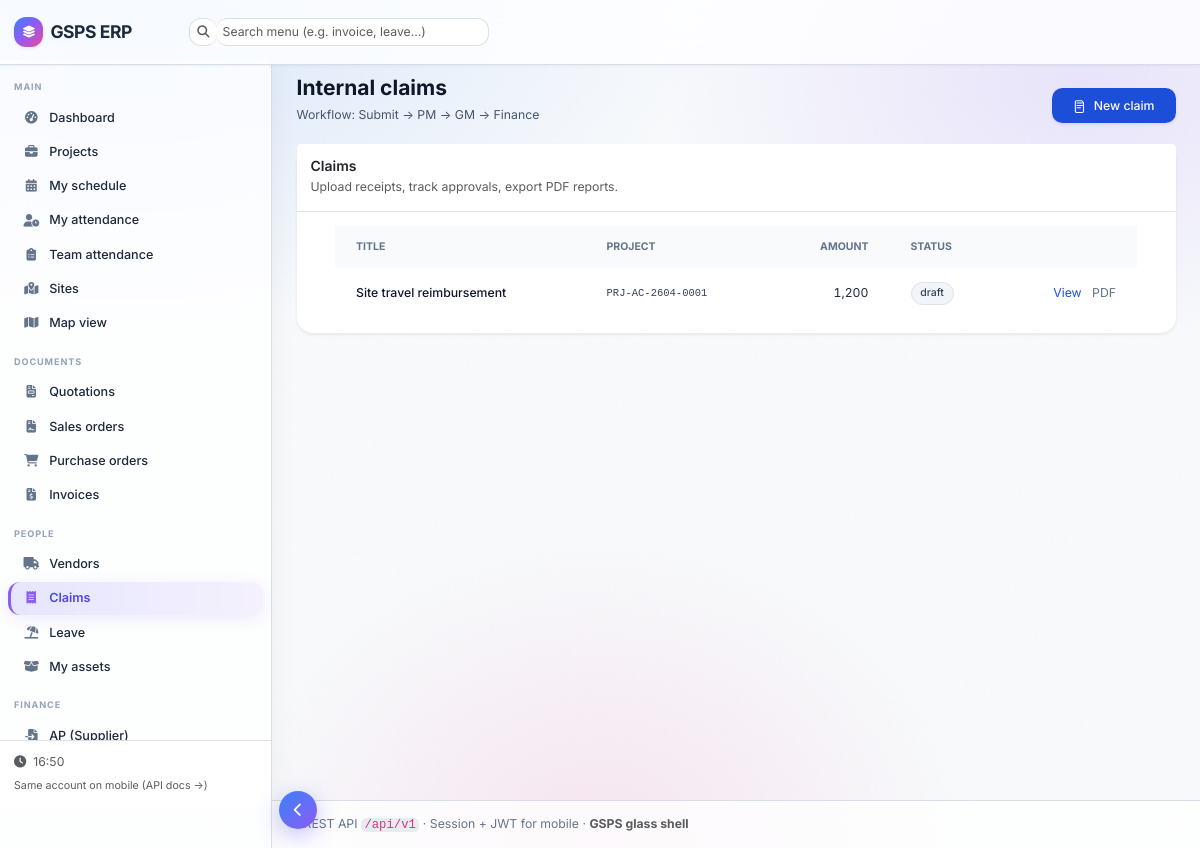
The page /claims (signed in) on the database its author committed.
### app/models/entities.py (models this page shows)
class InternalClaim(Base):
    __tablename__ = "internal_claims"
    id: Mapped[int] = mapped_column(primary_key=True)
    company_id: Mapped[int] = mapped_column(ForeignKey("companies.id", ondelete="CASCADE"))
    project_id: Mapped[int] = mapped_column(ForeignKey("projects.id", ondelete="CASCADE"))
    submitted_by_id: Mapped[int] = mapped_column(ForeignKey("users.id"))
    amount: Mapped[Decimal] = mapped_column(Numeric(18, 4))
    title: Mapped[str] = mapped_column(String(200))
    category: Mapped[ClaimCategory] = mapped_column(Enum(ClaimCategory), default=ClaimCategory.other)
    description: Mapped[str | None] = mapped_column(Text, nullable=True)
    status: Mapped[ClaimStatus] = mapped_column(Enum(ClaimStatus), default=ClaimStatus.draft)
    receipt_path: Mapped[str | None] = mapped_column(String(800), nullable=True)
    receipt_mime: Mapped[str | None] = mapped_column(String(120), nullable=True)
    receipt_uploaded_at: Mapped[datetime | None] = mapped_column(DateTime(timezone=True), nullable=True)
    receipt_quality: Mapped[str | None] = mapped_column(String(40), nullable=True)  # ok / blurry / too_small / unknown
    receipt_quality_score: Mapped[Decimal | None] = mapped_column(Numeric(10, 4), nullable=True)
    receipt_quality_notes: Mapped[str | None] = mapped_column(Text, nullable=True)
    pm_approver_id: Mapped[int | None] = mapped_column(ForeignKey("users.id"), nullable=True)
    pm_approved_at: Mapped[datetime | None] = mapped_column(DateTime(timezone=True), nullable=True)
    gm_approver_id: Mapped[int | None] = mapped_column(ForeignKey("users.id"), nullable=True)
    gm_approved_at: Mapped[datetime | None] = mapped_column(DateTime(timezone=True), nullable=True)
    finance_approver_id: Mapped[int | None] = mapped_column(ForeignKey("users.id"), nullable=True)
    finance_approved_at: Mapped[datetime | None] = mapped_column(DateTime(timezone=True), nullable=True)
    rejection_reason: Mapped[str | None] = mapped_column(Text, nullable=True)
    created_at: Mapped[datetime] = mapped_column(DateTime(timezone=True), server_default=func.now())
    project: Mapped["Project"] = relationship(back_populates="claims")

class Project(Base):
    __tablename__ = "projects"
    id: Mapped[int] = mapped_column(primary_key=True)
    company_id: Mapped[int] = mapped_column(ForeignKey("companies.id", ondelete="CASCADE"))
    code: Mapped[str] = mapped_column(String(50), index=True)
    name: Mapped[str] = mapped_column(String(300))
    client_name: Mapped[str] = mapped_column(String(300))
    status: Mapped[ProjectStatus] = mapped_column(Enum(ProjectStatus), default=ProjectStatus.active)
    currency: Mapped[str] = mapped_column(String(8), default="USD")
    notes: Mapped[str | None] = mapped_column(Text, nullable=True)
    created_at: Mapped[datetime] = mapped_column(DateTime(timezone=True), server_default=func.now())
    company: Mapped["Company"] = relationship()
    quotations: Mapped[list["Quotation"]] = relationship(back_populates="project")
    sales_orders: Mapped[list["SalesOrder"]] = relationship(back_populates="project")
    purchase_orders: Mapped[list["PurchaseOrder"]] = relationship(back_populates="project")
    claims: Mapped[list["InternalClaim"]] = relationship(back_populates="project")
    invoices: Mapped[list["Invoice"]] = relationship(back_populates="project")
    cost_lines: Mapped[list["ProjectCostLine"]] = relationship(
        back_populates="project", cascade="all, delete-orphan", order_by="ProjectCostLine.created_at"
    )
    schedule_items: Mapped[list["ScheduleItem"]] = relationship(
        back_populates="project", cascade="all, delete-orphan", order_by="ScheduleItem.start_at"
    )
    sites: Mapped[list["Site"]] = relationship(
        back_populates="project", cascade="all, delete-orphan", order_by="Site.created_at"
    )

### app/routers/web.py (the view)
@router.get("/claims", response_class=HTMLResponse)
async def claims_list(
    request: Request,
    user: User = Depends(get_current_user_web),
    db: AsyncSession = Depends(get_db),
    company_id: int = Depends(get_active_company_id),
):
    r = await db.execute(
        select(InternalClaim)
        .options(selectinload(InternalClaim.project))
        .where(InternalClaim.company_id == company_id)
        .order_by(InternalClaim.created_at.desc())
    )
    return templates.TemplateResponse(
        "claims.html", _tc({"request": request, "user": user, "claims": r.scalars().unique().all()})
    )

### app/templates/claims.html (shortened to what this page needs)
{% extends "base.html" %}
{% block content %}
{% from "partials/ui.html" import btn, badge, card %}
<div class="flex flex-col md:flex-row md:items-end md:justify-between gap-4 mb-6">
  <div>
    <h1 class="text-2xl font-bold text-slate-900">Internal claims</h1>
    <p class="text-sm text-slate-600 mt-1">Workflow: Submit → PM → GM → Finance</p>
  </div>
  <div class="flex items-center gap-2">
    {{ btn("New claim", href="/claims/new", kind="primary", icon_name="claim") }}
  </div>
</div>
{% call card("Claims", "Upload receipts, track approvals, export PDF reports.") %}
  <div class="overflow-x-auto -mx-5">
    <div class="min-w-full px-5">
      <table class="min-w-full text-sm">
        <thead class="bg-slate-50 text-left text-xs uppercase text-slate-500">
          <tr>
            <th class="px-4 py-3">Title</th>
            <th class="px-4 py-3">Project</th>
            <th class="px-4 py-3 text-right">Amount</th>
            <th class="px-4 py-3">Status</th>
            <th class="px-4 py-3"></th>
          </tr>
        </thead>
        <tbody class="divide-y divide-slate-100">
          {% for c in claims %}
          <tr class="hover:bg-slate-50/80">
            <td class="px-4 py-3 font-medium text-slate-900">{{ c.title }}</td>
            <td class="px-4 py-3 font-mono text-xs text-slate-700">{{ c.project.code if c.project else '' }}</td>
            <td class="px-4 py-3 text-right tabular-nums">{{ c.amount|amount }}</td>
            <td class="px-4 py-3">
              {% set st = c.status.value %}
              {{ badge(st, "amber" if "pending" in st else ("green" if st in ["approved","paid"] else ("red" if st in ["rejected"] else "slate"))) }}
            </td>
            <td class="px-4 py-3 text-right">
              <a href="/claims/{{ c.id }}" class="text-brand-700 hover:underline">View</a>
              <a href="/claims/{{ c.id }}.pdf" class="text-slate-500 hover:underline ml-2">PDF</a>
            </td>
          </tr>
          {% else %}
          <tr><td colspan="5" class="px-4 py-8 text-center text-slate-500">No claims.</td></tr>
          {% endfor %}
        </tbody>
      </table>
    </div>
  </div>
{% endcall %}
{% endblock %}

### app/templates/partials/ui.html (shortened to what this page needs)
{% macro icon(name, cls="") -%}
  {%- if name == "home" -%}
  <svg class="{{ cls }}" xmlns="http://www.w3.org/2000/svg" viewBox="0 0 24 24" fill="none" stroke="currentColor" stroke-width="1.8">
    <path stroke-linecap="round" stroke-linejoin="round" d="M3 10.5 12 3l9 7.5V21a.75.75 0 0 1-.75.75H3.75A.75.75 0 0 1 3 21v-10.5Z"/>
    <path stroke-linecap="round" stroke-linejoin="round" d="M9 21V12h6v9"/>
  </svg>
  {%- elif name == "claim" -%}
  <svg class="{{ cls }}" xmlns="http://www.w3.org/2000/svg" viewBox="0 0 24 24" fill="none" stroke="currentColor" stroke-width="1.8">
    <path stroke-linecap="round" stroke-linejoin="round" d="M7 7h10M7 11h10M7 15h6"/>
    <path stroke-linecap="round" stroke-linejoin="round" d="M6 3h9l3 3v15a2 2 0 0 1-2 2H6a2 2 0 0 1-2-2V5a2 2 0 0 1 2-2Z"/>
  </svg>
  {%- else -%}
  <span class="{{ cls }}"></span>
  {%- endif -%}
{%- endmacro %}
{% macro btn(label, href=None, kind="primary", size="md", icon_name=None) -%}
  {%- set base = "inline-flex items-center justify-center gap-2 rounded-xl font-medium transition focus:outline-none focus:ring-2 focus:ring-brand-600/40 disabled:opacity-50 disabled:cursor-not-allowed" -%}
  {%- set sizes = {"sm":"text-xs px-3 py-2", "md":"text-sm px-4 py-2.5", "lg":"text-sm px-5 py-3"} -%}
  {%- if kind == "primary" -%}
    {%- set cls = base ~ " bg-brand-700 text-white hover:bg-brand-600 shadow-sm" -%}
  {%- elif kind == "ghost" -%}
    {%- set cls = base ~ " bg-transparent text-slate-700 hover:bg-slate-100 border border-slate-200" -%}
  {%- elif kind == "soft" -%}
    {%- set cls = base ~ " bg-brand-50 text-brand-700 hover:bg-brand-100 border border-brand-100" -%}
  {%- else -%}
    {%- set cls = base ~ " bg-slate-900 text-white hover:bg-slate-800" -%}
  {%- endif -%}
  {%- if href -%}
    <a href="{{ href }}" class="{{ cls }} {{ sizes[size] }}">
      {%- if icon_name -%}{{ icon(icon_name, "h-4 w-4") }}{%- endif -%}
      <span>{{ label }}</span>
    </a>
  {%- else -%}
    <button class="{{ cls }} {{ sizes[size] }}" type="submit">
      {%- if icon_name -%}{{ icon(icon_name, "h-4 w-4") }}{%- endif -%}
      <span>{{ label }}</span>
    </button>
  {%- endif -%}
{%- endmacro %}
{% macro card(title=None, subtitle=None) -%}
  <div class="card shadow-sm border-0 mb-4">
    {%- if title -%}
    <div class="card-header bg-white py-3 border-bottom">
      <h2 class="h6 mb-0 fw-semibold text-body">{{ title }}</h2>
      {%- if subtitle -%}<p class="small text-body-secondary mb-0 mt-1">{{ subtitle }}</p>{%- endif -%}
    </div>
    {%- endif -%}
    <div class="card-body">
      {{ caller() }}
    </div>
  </div>
{%- endmacro %}
{% macro badge(text, tone="slate") -%}
  {%- set tones = {
    "slate":"bg-slate-100 text-slate-700 border-slate-200",
    "green":"bg-emerald-50 text-emerald-700 border-emerald-100",
    "red":"bg-rose-50 text-rose-700 border-rose-100",
    "amber":"bg-amber-50 text-amber-700 border-amber-100",
    "blue":"bg-sky-50 text-sky-700 border-sky-100"
  } -%}
  <span class="inline-flex items-center rounded-full border px-2.5 py-1 text-xs font-medium {{ tones.get(tone, tones['slate']) }}">{{ text }}</span>
{%- endmacro %}

### app/static/css/gsps-theme.css (style rules this page uses)
:root, [data-bs-theme="light"] { --gsps-accent-a: #3b82f6; --gsps-accent-b: #8b5cf6; --gsps-accent-c: #ec4899; --gsps-success: #10b981; --bw-primary: #6366f1; --bw-primary-dark: #4f46e5; --bw-accent: #8b5cf6; --bw-surface: rgba(255, 255, 255, 0.78); --bw-surface-solid: #ffffff; --bw-canvas: #f8fafc; --bw-sidebar-w: 272px; --bw-sidebar-collapsed: 76px; --bw-navbar-h: 60px; --bw-border: rgba(148, 163, 184, 0.35); --bw-shadow: 0 8px 32px rgba(15, 23, 42, 0.07), 0 2px 8px rgba(15, 23, 42, 0.04); --bs-primary: #6366f1; --bs-primary-rgb: 99, 102, 241; --bs-link-color: #4f46e5; --bs-link-hover-color: #4338ca; --bs-body-bg: #f8fafc; --bs-body-color: #1e293b; }
html { font-size: 14px; -webkit-font-smoothing: antialiased; }
body { font-family: Inter, system-ui, -apple-system, "Segoe UI", Roboto, sans-serif; font-size: 14px; font-weight: 400; background-color: transparent !important; color: var(--bs-body-color); position: relative; }
.bw-main .card { border-radius: 16px; border: 1px solid var(--bw-border); box-shadow: var(--bw-shadow); background: var(--bw-surface-solid); }

### rows shown on the page
InternalClaim: title "Site travel reimbursement", project "PRJ-AC-2604-0001", amount|amount "1,200", status "draft"

### other values the page prints
{{ app_name }} "GSPS ERP"
{{ label }} "New claim"
{{ title }} "Claims"
{{ subtitle }} "Upload receipts, track approvals, export PDF reports."
